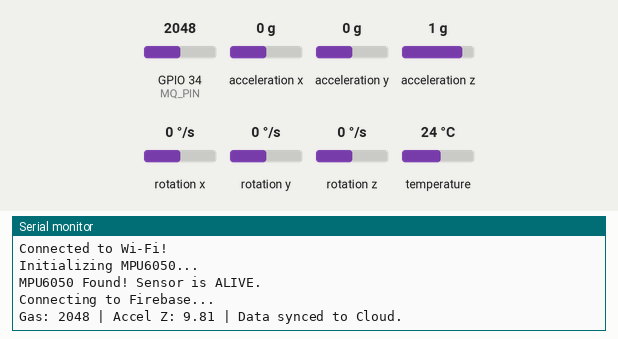
A sketch run on a simulated ESP32. Shown: the last lines printed to the serial monitor. The test bench sets the inputs (shaded band); at power-on: acceleration z 1 g, GPIO 34 (MQ_PIN) = 2048, acceleration x 0 g, acceleration y 0 g, rotation x 0 °/s, rotation y 0 °/s, rotation z 0 °/s, temperature 24 °C. WiFi joins after 1.5 s; servers stay silent unless stated.

Above: at 2.8 s.
2.9 s: acceleration z set to -1.4 g
At 5.1 s:
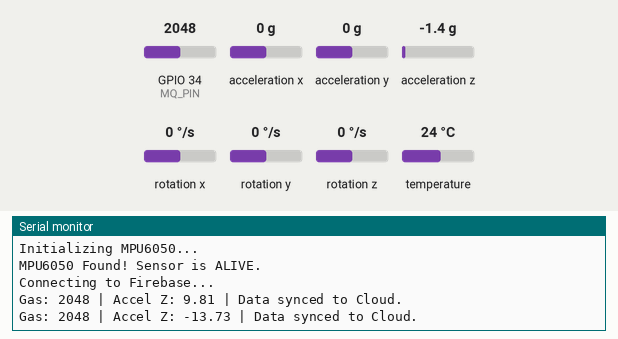
6.3 s: GPIO 34 (MQ_PIN) set to 2866
At 8.4 s:
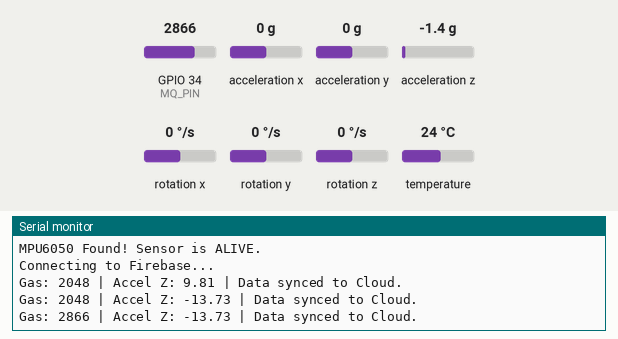
9.7 s: acceleration z set to -0.8 g
At 10.5 s:
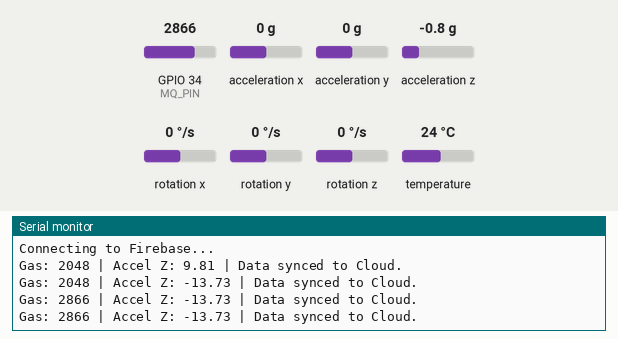
13.1 s: GPIO 34 (MQ_PIN) set to 3972
At 15.9 s:
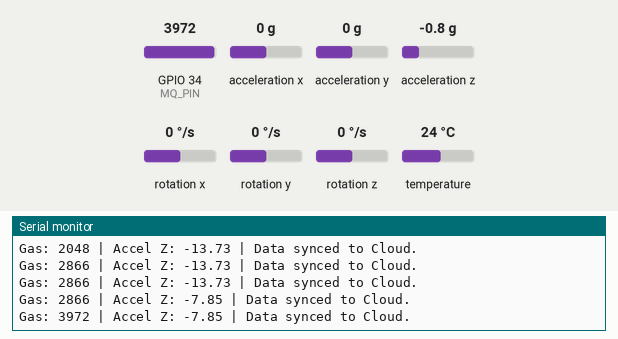
Timing chart, 0 to 17.4 s (numbered marks = the images above; inputs shaded):
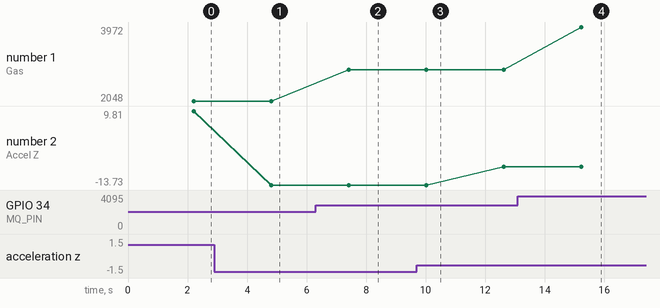

The sketch:

main.ino
```cpp
#include <WiFi.h>
#include <Firebase_ESP_Client.h>
#include <Wire.h>
#include <Adafruit_MPU6050.h>
#include <Adafruit_Sensor.h>

// --- Configuration ---
#define WIFI_SSID "Redmi Note 10S"
#define WIFI_PASSWORD "kasthuri"
#define API_KEY "AIzaSyAPVXLNeluoFs6SS0-cq5gijXyVln23m8E"
#define DATABASE_URL "project-aegis-fd75b-default-rtdb.asia-southeast1.firebasedatabase.app"

// --- Hardware Setup ---
Adafruit_MPU6050 mpu;
const int MQ_PIN = 34; // Ensure this matches your wiring for the gas sensor

// --- Firebase Objects ---
FirebaseData fbdo;
FirebaseAuth auth;
FirebaseConfig config;

void setup() {
  Serial.begin(115200);
  while (!Serial) delay(10);

  // 1. WiFi Connection
  Serial.print("\nConnecting to Wi-Fi");
  WiFi.begin(WIFI_SSID, WIFI_PASSWORD);
  while (WiFi.status() != WL_CONNECTED) {
    Serial.print(".");
    delay(300);
  }
  Serial.println("\nConnected to Wi-Fi!");

  // 2. Hardware Init (Using the proven isolation logic)
  Serial.println("Initializing MPU6050...");
  if (!mpu.begin()) {
    Serial.println("Failed to find MPU6050 chip!");
    while (1) {
      delay(10); // Halt if it fails
    }
  }
  Serial.println("MPU6050 Found! Sensor is ALIVE.");

  // Set basic sensor ranges (From your working test)
  mpu.setAccelerometerRange(MPU6050_RANGE_8_G);
  mpu.setGyroRange(MPU6050_RANGE_500_DEG);
  mpu.setFilterBandwidth(MPU6050_BAND_21_HZ);
  delay(100);

  // Setup Gas Sensor Pin
  pinMode(MQ_PIN, INPUT);

  // 3. Firebase Config
  Serial.println("Connecting to Firebase...");
  config.api_key = API_KEY;
  config.database_url = DATABASE_URL;
  config.signer.test_mode = true;
  Firebase.begin(&config, &auth);
  Firebase.reconnectWiFi(true);
}

void loop() {
  // Read Gas Data
  int gasValue = analogRead(MQ_PIN);

  // Read MPU6050 Data
  sensors_event_t a, g, temp;
  mpu.getEvent(&a, &g, &temp);

  // Send to Firebase
  if (Firebase.ready()) {
    // Create unique paths for the node
    Firebase.RTDB.setInt(&fbdo, "/node1/gas", gasValue);
    Firebase.RTDB.setFloat(&fbdo, "/node1/accelX", a.acceleration.x);
    Firebase.RTDB.setFloat(&fbdo, "/node1/accelY", a.acceleration.y);
    Firebase.RTDB.setFloat(&fbdo, "/node1/accelZ", a.acceleration.z);

    // Print to Serial Monitor so you can verify it's working
    Serial.print("Gas: ");
    Serial.print(gasValue);
    Serial.print(" | Accel Z: ");
    Serial.print(a.acceleration.z);
    Serial.println(" | Data synced to Cloud.");
  } else {
    Serial.println("Firebase not ready yet...");
  }

  delay(2000); // Send update every 2 seconds
}
```

Measured:
- after the input at 2.9 s, the serial monitor: prints a new line after 1.9 s (image 1)
- after the input at 6.3 s, the serial monitor: prints a new line after 1.1 s (image 2)
- after the input at 13.1 s, the serial monitor: prints a new line after 2.1 s (image 4)
- plotted number 1: 2048 → 2866 after the input at 6.3 s, 2866 → 3972 after the input at 13.1 s
- plotted number 2: 9.81 → -13.73 after the input at 2.9 s, -13.73 → -7.85 after the input at 9.7 s
